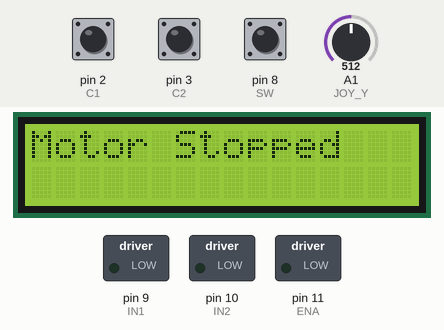
The sketch below on a simulated Arduino Uno, built with avr-gcc and run on an emulated ATmega328P. Shown: 16×2 character LCD, switched loads named in the sketch (green lamp = pin HIGH). The test bench sets the inputs (shaded band); at power-on: pin 8 (SW) HIGH, pin 2 (C1) HIGH, pin 3 (C2) HIGH, A1 (JOY_Y) = 512. What the sketch prints to the serial monitor is not drawn.

Above: at 1.2 s.
1.3 s: pin 8 (SW) pulled LOW for 1 s
At 1.75 s:
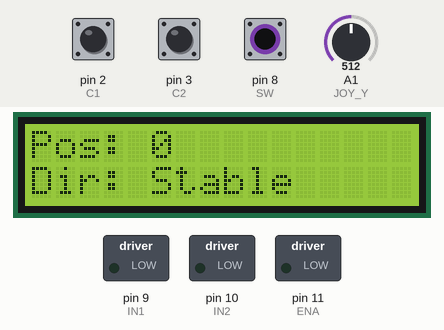
4.0 s: pin 8 (SW) pulled LOW for 0.15 s
7.1 s: pin 2 (C1) pulled LOW for 0.15 s
At 7.28 s:
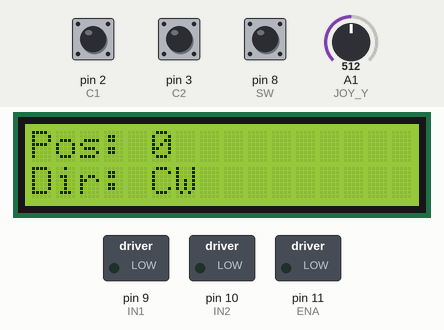
8.9 s: pin 3 (C2) pulled LOW for 1 s
At 10.1 s:
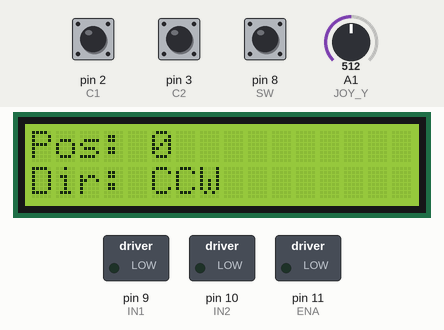
11.7 s: pin 8 (SW) pulled LOW for 3.2 s
At 16.5 s:
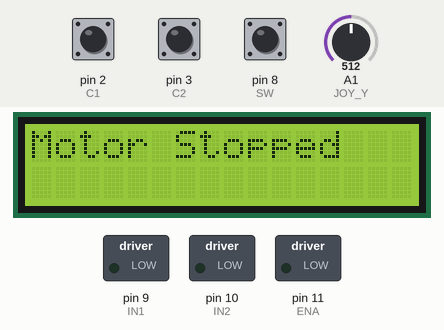
17.9 s: pin 8 (SW) pulsed LOW 5 times (0.12 s each, 0.3 s apart)
At 20.7 s:
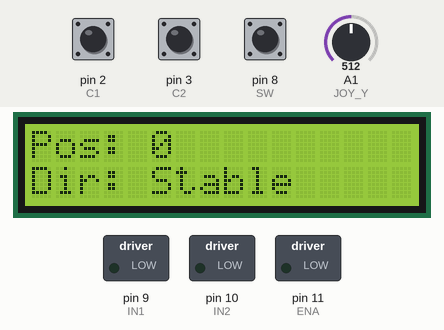
Timing chart, 0 to 22.2 s (numbered marks = the images above; inputs shaded):
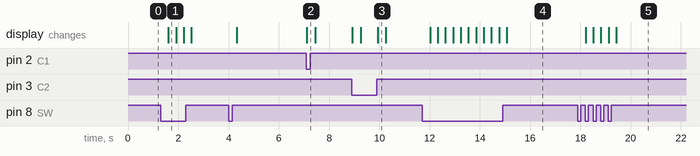

The sketch:

DC_Geared_motor_with_encoder.ino
```cpp
#include <Wire.h>
#include <MPU6050.h>
#include <LiquidCrystal.h>

// Motor Control Pins
#define ENA 11   // PWM for motor speed
#define IN1 9    // Motor direction pin 1
#define IN2 10   // Motor direction pin 2

// Encoder Pins
#define C1 2     // Encoder channel A (interrupt pin)
#define C2 3     // Encoder channel B (interrupt pin)

// Joystick Pins
#define JOY_Y A1 // Joystick Y-axis for direction (VRY)
#define SW 8     // Joystick switch button (optional)

// LCD Pins
#define RS 4     // Register Select pin
#define E 5      // Enable pin
#define D4 6     // Data Pin 4
#define D5 7     // Data Pin 5
#define D6 12    // Data Pin 6
#define D7 13    // Data Pin 7

// Encoder Variables
volatile long encoderCount = 0;  // Tracks the number of pulses
int lastEncoded = 0;              // Previous encoded state
int lastCount = 0;                // Last encoder count for direction tracking

// Motor State
bool motorRunning = false;        // Track motor running state

// MPU6050 Object (optional; can be removed if not used)
MPU6050 mpu;

// LCD Object
LiquidCrystal lcd(RS, E, D4, D5, D6, D7);

// Function Prototypes
void setupMotorPins();
void setupEncoderPins();
void setupJoystickPins();
void setMotorDirection(bool forward);
void encoderISR();

void setup() {
  Serial.begin(9600);

  // Initialize MPU6050
  Wire.begin();
  mpu.initialize();
  if (!mpu.testConnection()) {
    Serial.println("MPU6050 connection failed");
  } else {
    Serial.println("MPU6050 connected");
  }

  // Initialize motor, encoder, joystick, and LCD pins
  setupMotorPins();
  setupEncoderPins();
  setupJoystickPins();

  // Initialize the LCD
  lcd.begin(16, 2); // Set up the LCD's number of columns and rows
  lcd.print("Motor Control"); // Initial message

  Serial.println("System initialized.");
}

void loop() {
  // Check if the joystick button (SW) is pressed
  if (digitalRead(SW) == LOW) {
    // Toggle motor running state
    motorRunning = !motorRunning;
    // Debounce delay
    delay(300);  // Add a delay to debounce the button press
  }

  // Read joystick Y-axis value for speed control
  int joyY = analogRead(JOY_Y);  // Read Y-axis for speed
  int motorSpeed = map(joyY, 0, 1023, -255, 255); // Map to speed range (-255 to 255)

  if (motorRunning) {
    if (abs(motorSpeed) < 20) { // Threshold for stopping the motor
      analogWrite(ENA, 0);  // Set speed to 0 to stop the motor
    } else {
      // Set motor speed and direction
      if (motorSpeed > 0) {
        setMotorDirection(true);  // Forward
        analogWrite(ENA, motorSpeed);  // Set motor speed
      } else {
        setMotorDirection(false); // Reverse
        analogWrite(ENA, -motorSpeed); // Set motor speed
      }
    }

    // Print encoder position and direction
    Serial.print("Encoder Position: ");
    Serial.print(encoderCount / 810);
    Serial.print("    ");

    // Update LCD display
    lcd.clear();
    lcd.setCursor(0, 0); // Set cursor to first row
    lcd.print("Pos: ");   // Print position label
    lcd.print(encoderCount / 810); // Print encoder position
    lcd.setCursor(0, 1); // Set cursor to second row
    if (encoderCount > lastCount) {
      lcd.print("Dir: CCW   "); // Print counterclockwise
      Serial.println("Counterclockwise");
    } else if (encoderCount < lastCount) {
      lcd.print("Dir: CW    "); // Print clockwise
      Serial.println("Clockwise");
    } else {
      lcd.print("Dir: Stable "); // Print stable
      Serial.println("Stable");
    }
    lastCount = encoderCount;  // Update lastCount for next loop iteration

  } else {
    // Stop the motor if it's not running
    analogWrite(ENA, 0);  // Set speed to 0 to stop the motor
    Serial.println("Motor Stopped");
    lcd.clear();
    lcd.setCursor(0, 0);
    lcd.print("Motor Stopped"); // Print motor stopped message
  }
}

// Function to initialize motor pins
void setupMotorPins() {
  pinMode(ENA, OUTPUT);
  pinMode(IN1, OUTPUT);
  pinMode(IN2, OUTPUT);
}

// Function to initialize encoder pins and interrupts
void setupEncoderPins() {
  pinMode(C1, INPUT_PULLUP);
  pinMode(C2, INPUT_PULLUP);

  // Attach interrupts for the encoder
  attachInterrupt(digitalPinToInterrupt(C1), encoderISR, CHANGE);
  attachInterrupt(digitalPinToInterrupt(C2), encoderISR, CHANGE);
}

// Function to initialize joystick pins
void setupJoystickPins() {
  pinMode(JOY_Y, INPUT);
  pinMode(SW, INPUT_PULLUP); // Use internal pull-up resistor for switch
}

// Function to set motor direction
void setMotorDirection(bool forward) {
  if (forward) {
    digitalWrite(IN1, HIGH);
    digitalWrite(IN2, LOW);
  } else {
    digitalWrite(IN1, LOW);
    digitalWrite(IN2, HIGH);
  }
}

// Interrupt Service Routine for encoder
void encoderISR() {
  int MSB = digitalRead(C1);  // Read encoder channel A
  int LSB = digitalRead(C2);  // Read encoder channel B

  int encoded = (MSB << 1) | LSB;  // Combine both signals
  int sum = (lastEncoded << 2) | encoded;  // Compute state transition

  // Determine direction and adjust encoder count
  if (sum == 0b1101 || sum == 0b0100 || sum == 0b0010 || sum == 0b1011) {
    encoderCount++;
  } else if (sum == 0b1110 || sum == 0b0111 || sum == 0b0001 || sum == 0b1000) {
    encoderCount--;
  }

  lastEncoded = encoded;  // Update the last encoded state
}
```

Measured:
- after the input at 1.3 s, the display: changes after 0.31 s (image 1)
- after the input at 7.1 s, the display: changes at once (image 2)
- after the input at 8.9 s, the display: first changes at once (image 3 shows a later state)
- after the input at 11.7 s, the display: changes after 0.32 s (image 4)
- after the input at 17.9 s, the display: changes after 0.31 s (image 5)
